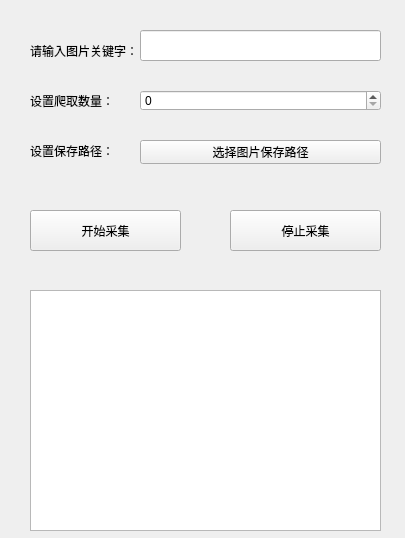
<?xml version="1.0" encoding="UTF-8"?>
<ui version="4.0">
 <class>Form</class>
 <widget class="QWidget" name="Form">
  <property name="geometry">
   <rect>
    <x>0</x>
    <y>0</y>
    <width>405</width>
    <height>538</height>
   </rect>
  </property>
  <property name="windowTitle">
   <string>百度图库采集器</string>
  </property>
  <widget class="QLabel" name="keywordLabel">
   <property name="geometry">
    <rect>
     <x>30</x>
     <y>30</y>
     <width>111</width>
     <height>41</height>
    </rect>
   </property>
   <property name="text">
    <string>请输入图片关键字：</string>
   </property>
  </widget>
  <widget class="QPushButton" name="startBtn">
   <property name="geometry">
    <rect>
     <x>30</x>
     <y>210</y>
     <width>151</width>
     <height>41</height>
    </rect>
   </property>
   <property name="text">
    <string>开始采集</string>
   </property>
  </widget>
  <widget class="QSpinBox" name="numSpinBox">
   <property name="geometry">
    <rect>
     <x>140</x>
     <y>90</y>
     <width>241</width>
     <height>21</height>
    </rect>
   </property>
  </widget>
  <widget class="QLineEdit" name="keywordLineEdit">
   <property name="geometry">
    <rect>
     <x>140</x>
     <y>30</y>
     <width>241</width>
     <height>31</height>
    </rect>
   </property>
   <property name="contextMenuPolicy">
    <enum>Qt::NoContextMenu</enum>
   </property>
   <property name="clearButtonEnabled">
    <bool>false</bool>
   </property>
  </widget>
  <widget class="QLabel" name="numLabel">
   <property name="geometry">
    <rect>
     <x>30</x>
     <y>80</y>
     <width>101</width>
     <height>41</height>
    </rect>
   </property>
   <property name="text">
    <string>设置爬取数量：</string>
   </property>
  </widget>
  <widget class="QLabel" name="savePathLabel">
   <property name="geometry">
    <rect>
     <x>30</x>
     <y>130</y>
     <width>101</width>
     <height>41</height>
    </rect>
   </property>
   <property name="text">
    <string>设置保存路径：</string>
   </property>
  </widget>
  <widget class="QPushButton" name="savePathBtn">
   <property name="geometry">
    <rect>
     <x>140</x>
     <y>140</y>
     <width>241</width>
     <height>24</height>
    </rect>
   </property>
   <property name="text">
    <string>选择图片保存路径</string>
   </property>
  </widget>
  <widget class="QTextEdit" name="outputLineEdit">
   <property name="geometry">
    <rect>
     <x>30</x>
     <y>290</y>
     <width>351</width>
     <height>241</height>
    </rect>
   </property>
  </widget>
  <widget class="QPushButton" name="stopBtn">
   <property name="geometry">
    <rect>
     <x>230</x>
     <y>210</y>
     <width>151</width>
     <height>41</height>
    </rect>
   </property>
   <property name="text">
    <string>停止采集</string>
   </property>
  </widget>
 </widget>
 <resources/>
 <connections/>
</ui>
